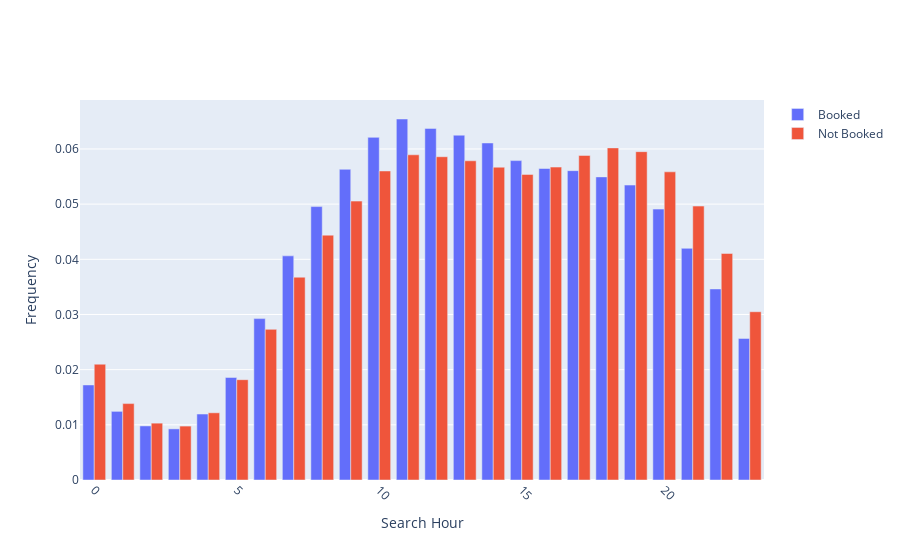

Notebook code cell kept with this figure:
### Markdown cell above
<h3 align=right style="line-height:200%;font-family:vazir;color:#0099cc">
<font face="vazir" color="#0099cc">
مصورسازی ۱
</font>
</h3>

<p dir=rtl style="direction: rtl; text-align: justify; line-height:200%; font-family:vazir; font-size:medium">
<font face="vazir">
اکنون بیاید با استفاده از مصورسازی، بینشهای بیشتری را از دل این دادهها استخراج کنیم.
در این مرحله نیاز است یک نمودار میلهای رسم کنید تا رابطهی بین درصد جستوجوهایی که به رزرو هتل ختم شدهاند و نشدهاند (هر کدام نسبت به دستهی خودشان) در ساعات مختلف را نشان دهد. 
</font>
</p>

<p dir=rtl style="direction: rtl; text-align: justify; line-height:200%; font-family:vazir; font-size:medium">
<font face="vazir">
خروجی نمودار شما باید شبیه به تصویر زیر باشد.
</font>
</p>

<center>
<img src = 'https://quera.org/qbox/view/6TWauQwG58/search_hour.png'>
</center>

### Code cell
import plotly.graph_objects as go

trace_not_booked = go.Bar(y = not_booked['search_date_hour'].value_counts().sort_index()/len(not_booked) , name='Not Booked') # TODO
trace_is_booked = go.Bar(y = is_booked['search_date_hour'].value_counts().sort_index()/len(is_booked) , name='Booked') # TODO

# در ادامهی این قسمت از کد تغییری ایجاد نکنید زیرا نمودار شما توسط سیستم داوری بررسی میشود و تغییر در این قسمت ممکن است باعث عدم داوری صحیح شود

data = [trace_is_booked, trace_not_booked]

layout = go.Layout(
    xaxis=dict(title='Search Hour', tickangle=45, automargin=True),
    yaxis=dict(title='Frequency')
)

fig = go.Figure(data=data, layout=layout)
fig.show()
fig.write_json('./search_hour.json')

### Figure 1 — Plotly figure (JSON) as saved in the notebook; plotly's stock layout.template omitted (floating-point values rounded to 4 significant figures)
{"data": [{"name": "Booked", "type": "bar", "y": [0.01723, 0.01244, 0.009803, 0.009265, 0.01195, 0.01859, 0.02925, 0.04062, 0.04955, 0.05631, 0.0621, 0.06543, 0.06372, 0.06249, 0.06108, 0.05789, 0.05645, 0.05607, 0.05494, 0.05345, 0.0491, 0.04199, 0.03463, 0.02566]}, {"name": "Not Booked", "type": "bar", "y": [0.02099, 0.01385, 0.0103, 0.009772, 0.01218, 0.01818, 0.0273, 0.03676, 0.04437, 0.05054, 0.05601, 0.05894, 0.05859, 0.05785, 0.05669, 0.05539, 0.05671, 0.05882, 0.06019, 0.05951, 0.05585, 0.04965, 0.04106, 0.0305]}], "layout": {"xaxis": {"automargin": true, "tickangle": 45, "title": {"text": "Search Hour"}}, "yaxis": {"title": {"text": "Frequency"}}}}
